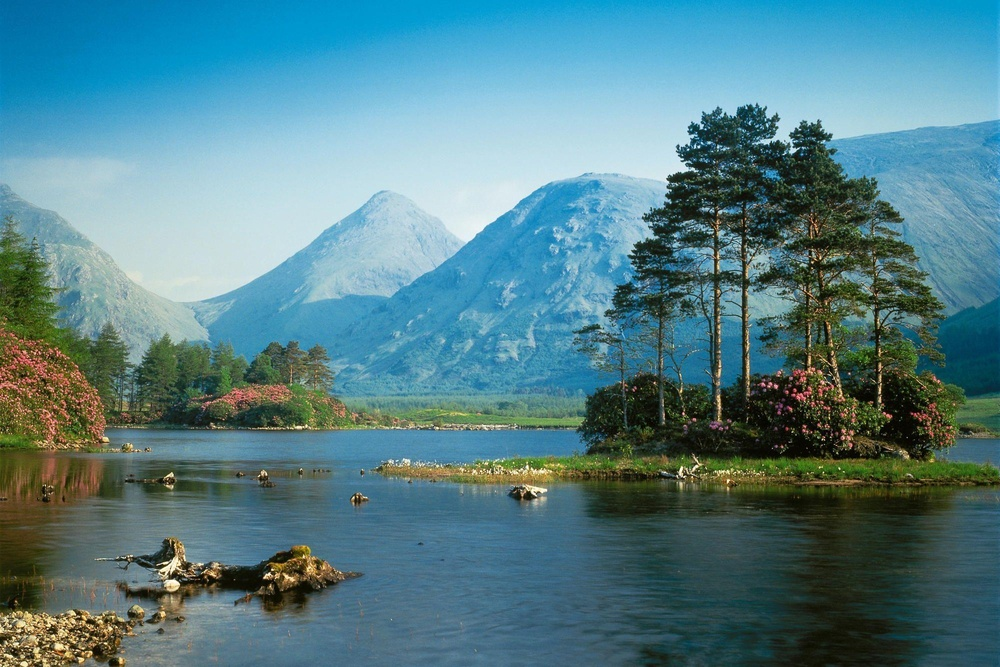
%> input picture SEMESTER -7/LAB/IT WORKSHOP SCILAB MATLAB LABORATORY INT-319/ALL MATLAB Codes /image1.jpg, 1000 x 667 px, shrunk from 1999 x 1333 before the run
$ octave k_means_clustering.m   (GNU Octave 9; MATLAB toolbox functions it lacks are replaced by stand-ins)
%> lines starting %> are read from the running program, lines starting %| are printed output that depends on the picture; in (x1, y1, x2, y2) boxes, pixels count from 0 and x2, y2 are one past the last pixel; in counts of white or black regions, pixels touching at a corner belong together; the program's own positions count from 1
%% Image Segmentation using Clustering
% Read image
[fname,fpath] = uigetfile({'*.jpg;*.png;*.jpeg'},'Select Image');
%> the answer given: image1.jpg
he = imread([fpath,fname]);
%> he is the input picture: size 667x1000x3 uint8; mean R, G, B 84.2, 127.3, 135.7

% RGB Clustering
L = imsegkmeans(he,3);
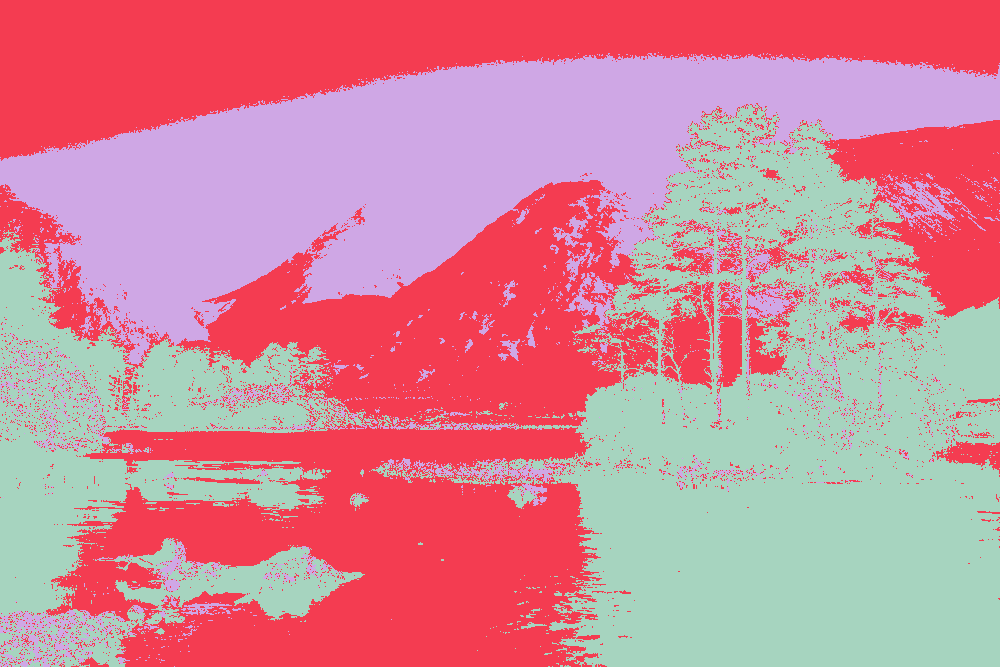
%> L: size 667x1000 uint8; 3 distinct labels, from 1 to 3; one colour per label, 0 black
rgb_result = labeloverlay(he,L);
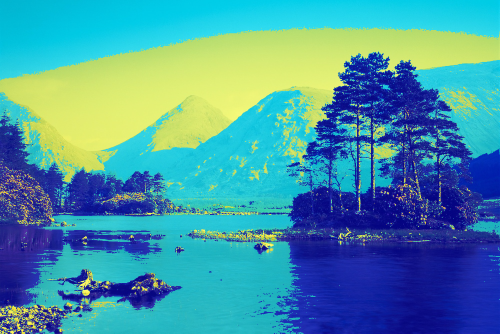
%> rgb_result: size 667x1000x3 uint8 (shown at 1/2 size); mean R, G, B 71.6, 147.3, 166.3

% L*a*b* Clustering
lab_he = rgb2lab(he);
%> lab_he: size 667x1000x3 double; mean of channels 1, 2, 3 50.2, -9.6, -7.9
ab = im2single(lab_he(:,:,2:3));
pixel_labels = imsegkmeans(ab,3);
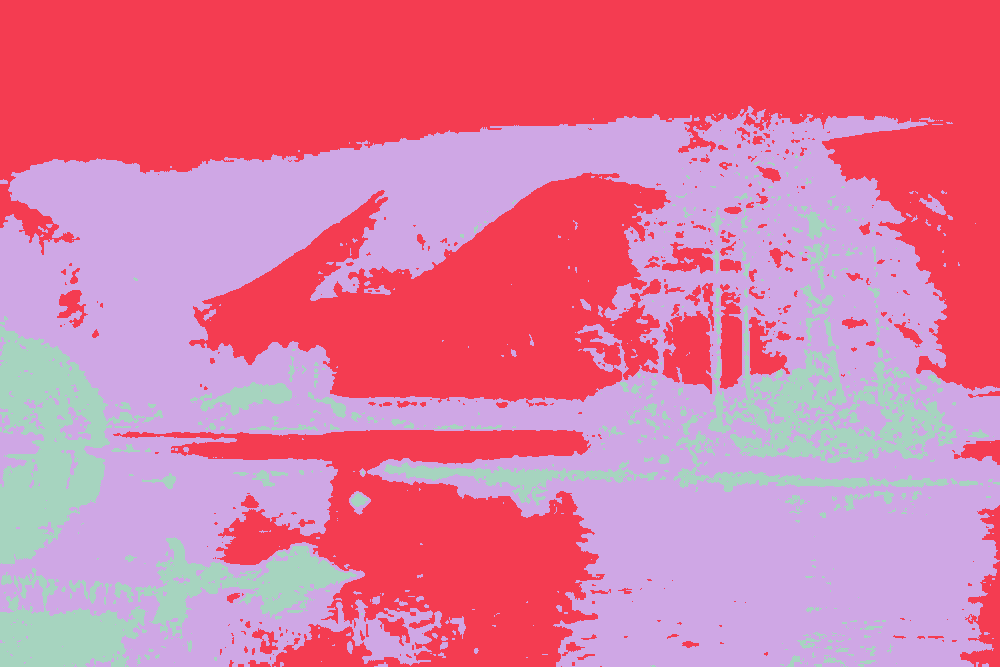
%> pixel_labels: size 667x1000 uint8; 3 distinct labels, from 1 to 3; one colour per label, 0 black
lab_result = labeloverlay(he,pixel_labels);
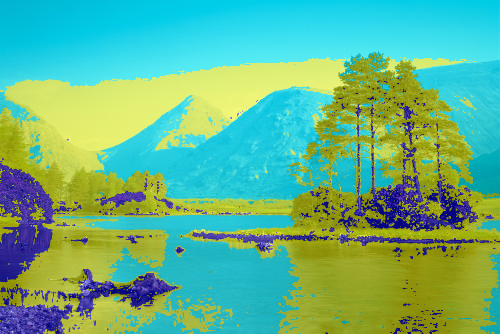
%> lab_result: size 667x1000x3 uint8 (shown at 1/2 size); mean R, G, B 101, 179.8, 136.9

% Individual Clusters
mask1 = pixel_labels == 1;
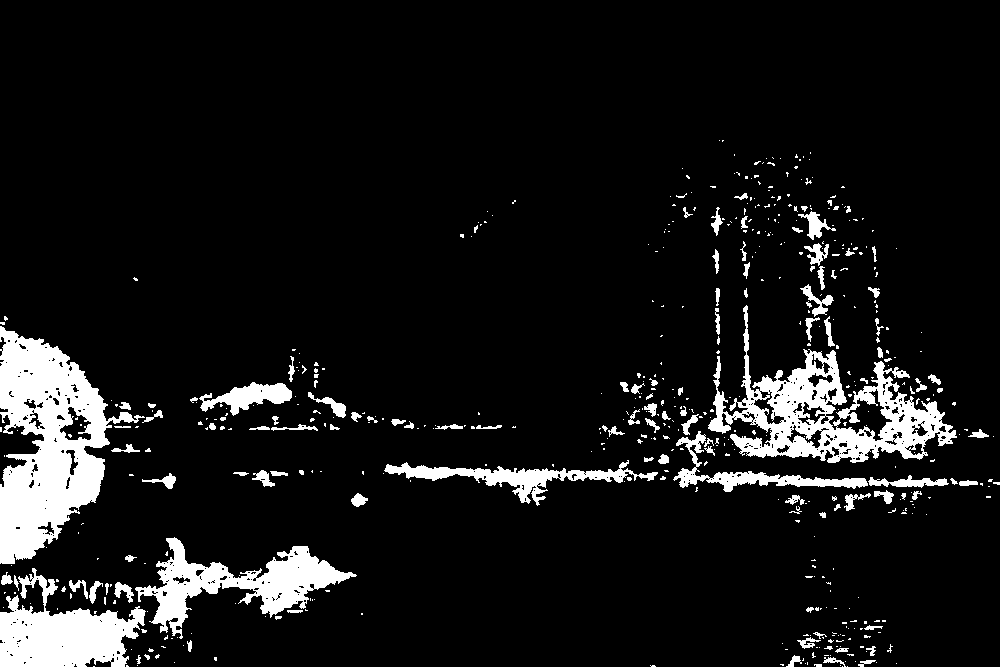
%> mask1: size 667x1000 logical; 9.1% white; 540 white regions (420 under 20 px), largest, box (x1, y1, x2, y2) and area: (0, 326, 145, 564) 16304, (708, 305, 957, 463) 12283, (0, 568, 146, 667) 7627
mask2 = pixel_labels == 2;
%> mask2: size 667x1000 logical; 44.9% white; 294 white regions (209 under 20 px), largest, box (x1, y1, x2, y2) and area: (0, 0, 1000, 391) 164519, (189, 172, 671, 407) 63031, (113, 430, 605, 667) 54724
mask3 = pixel_labels == 3;
%> mask3: size 667x1000 logical; 46% white; 471 white regions (405 under 20 px), largest, box (x1, y1, x2, y2) and area: (0, 106, 1000, 667) 299818, (0, 414, 44, 487) 1273, (60, 407, 91, 440) 486
cluster1 = he.*uint8(mask1);
cluster2 = he.*uint8(mask2);
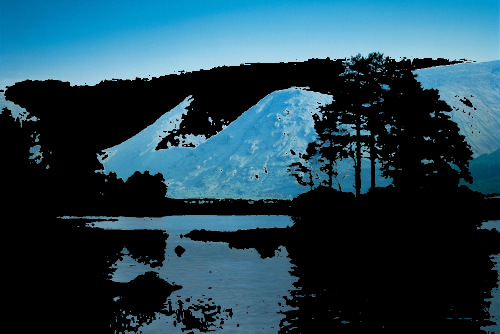
%> cluster2: size 667x1000x3 uint8 (shown at 1/2 size); mean R, G, B 33.7, 67.9, 82.4
cluster3 = he.*uint8(mask3);

% Blue Nuclei Segmentation
L_blue = rescale(lab_he(:,:,1).*double(mask3));
nuclei_mask = imbinarize(L_blue);
%> nuclei_mask: size 667x1000 logical; 26.7% white; 2384 white regions (2211 under 20 px), largest, box (x1, y1, x2, y2) and area: (0, 114, 700, 412) 80692, (44, 341, 589, 667) 48224, (704, 393, 1000, 481) 5764
blue_nuclei = he.*uint8(nuclei_mask);
%> blue_nuclei: size 667x1000x3 uint8; mean of channels 1, 2, 3 34.6, 41.5, 40.4

% Cleaned Nuclei
se = strel('disk',2);
clean_mask = imfill(imclose(imopen(nuclei_mask,se),se),'holes');
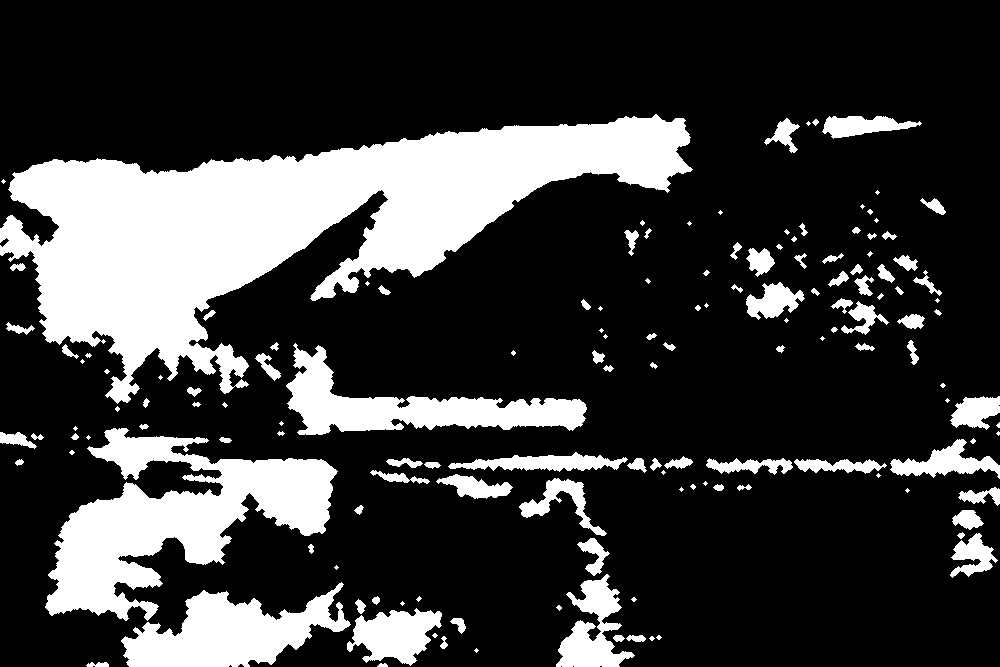
%> clean_mask: size 667x1000 logical; 23% white; 147 white regions (46 under 20 px), largest, box (x1, y1, x2, y2) and area: (0, 114, 693, 404) 79018, (45, 428, 338, 621) 24583, (121, 582, 351, 667) 10231
cleaned_nuclei = he.*uint8(clean_mask);
%> cleaned_nuclei: size 667x1000x3 uint8; mean of channels 1, 2, 3 31.4, 37.5, 37

% Plot all results
figure;
subplot(2,4,1); imshow(he); title('Original');
subplot(2,4,2); imshow(rgb_result); title('RGB Clustering');
subplot(2,4,3); imshow(lab_result); title('L*a*b* Clustering');
subplot(2,4,4); imshow(cluster1); title('Cluster 1');
subplot(2,4,5); imshow(cluster2); title('Cluster 2');
subplot(2,4,6); imshow(cluster3); title('Cluster 3');
subplot(2,4,7); imshow(blue_nuclei); title('Blue Nuclei');
subplot(2,4,8); imshow(cleaned_nuclei); title('Cleaned Nuclei');

$ run again, on SEMESTER -7/LAB/IT WORKSHOP SCILAB MATLAB LABORATORY INT-319/ALL MATLAB Codes /image5.jpg
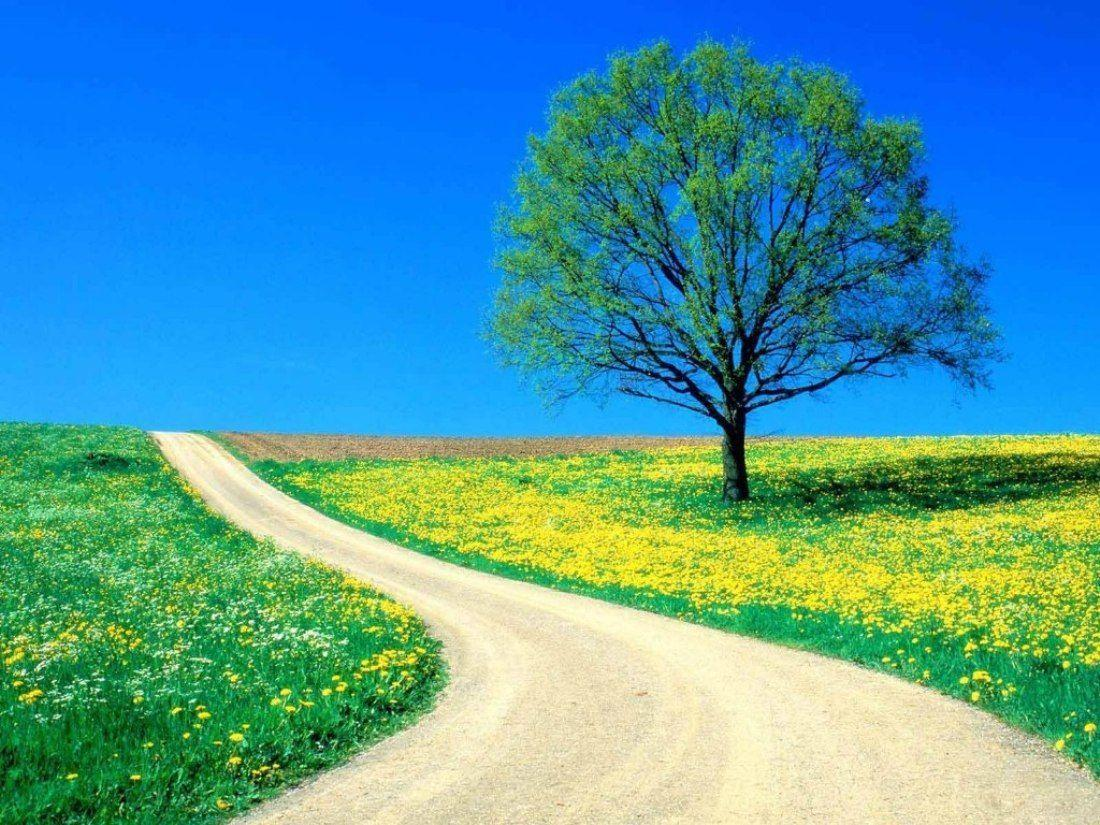
%> input picture SEMESTER -7/LAB/IT WORKSHOP SCILAB MATLAB LABORATORY INT-319/ALL MATLAB Codes /image5.jpg, 1100 x 825 px
%> he is the input picture: size 825x1100x3 uint8; mean R, G, B 78.7, 154.2, 164.4
%> L: size 825x1100 uint8; 3 distinct labels, from 1 to 3
%> lab_he: size 825x1100x3 double; mean of channels 1, 2, 3 61.2, -7.9, -10.8
%> pixel_labels: size 825x1100 uint8; 3 distinct labels, from 1 to 3
%> `mask1 = pixel_labels == 1;`:
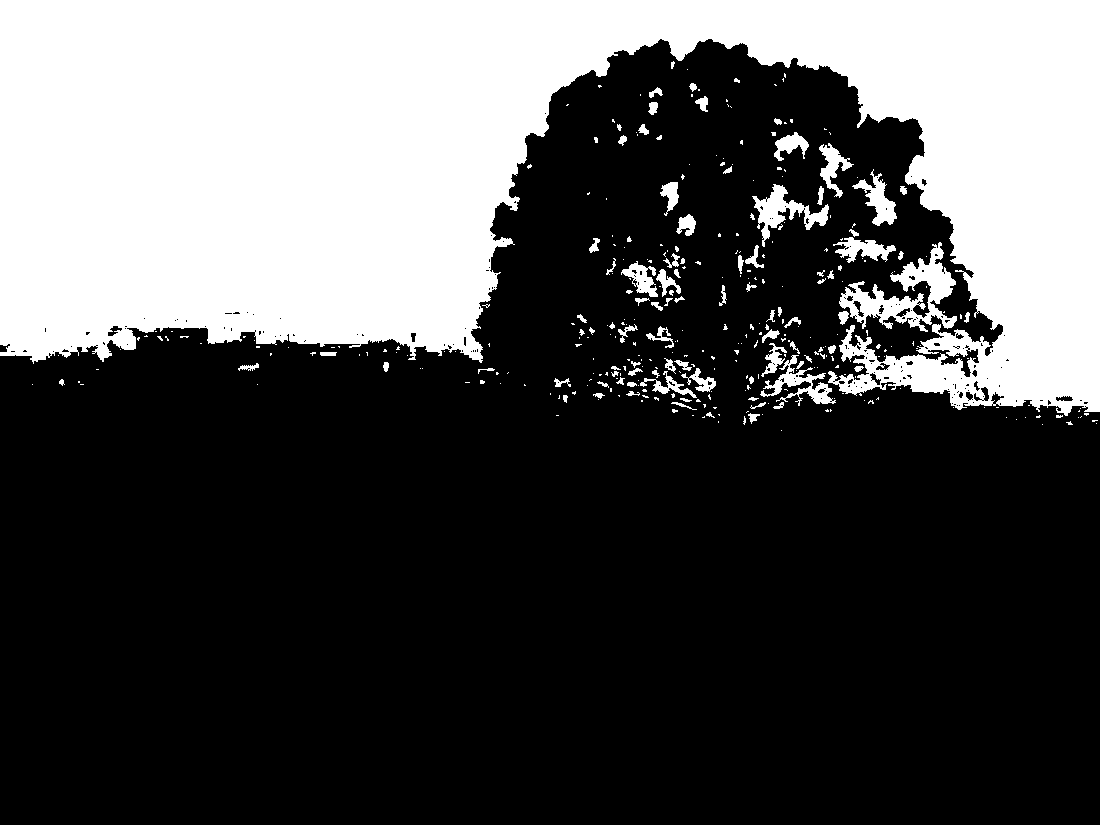
%> mask1: size 825x1100 logical; 32.1% white; 354 white regions (259 under 20 px), largest, box (x1, y1, x2, y2) and area: (0, 0, 1100, 416) 273762, (839, 242, 957, 332) 3822, (752, 184, 829, 247) 1533
%> mask2: size 825x1100 logical; 34% white; 340 white regions (282 under 20 px), largest, box (x1, y1, x2, y2) and area: (0, 39, 1100, 825) 303879, (862, 481, 915, 494) 308, (988, 472, 1040, 488) 288
%> mask3: size 825x1100 logical; 34% white; 158 white regions (101 under 20 px), largest, box (x1, y1, x2, y2) and area: (192, 430, 1100, 781) 146228, (0, 422, 451, 825) 127360, (498, 43, 774, 312) 21174
%> nuclei_mask: size 825x1100 logical; 32.6% white; 273 white regions (216 under 20 px), largest, box (x1, y1, x2, y2) and area: (192, 430, 1100, 781) 141444, (0, 422, 451, 825) 121318, (498, 43, 774, 312) 20442
%> blue_nuclei: size 825x1100x3 uint8; mean of channels 1, 2, 3 31.8, 54.2, 23.1
%> `clean_mask = imfill(imclose(imopen(nuclei_mask,se),se),'holes');`:
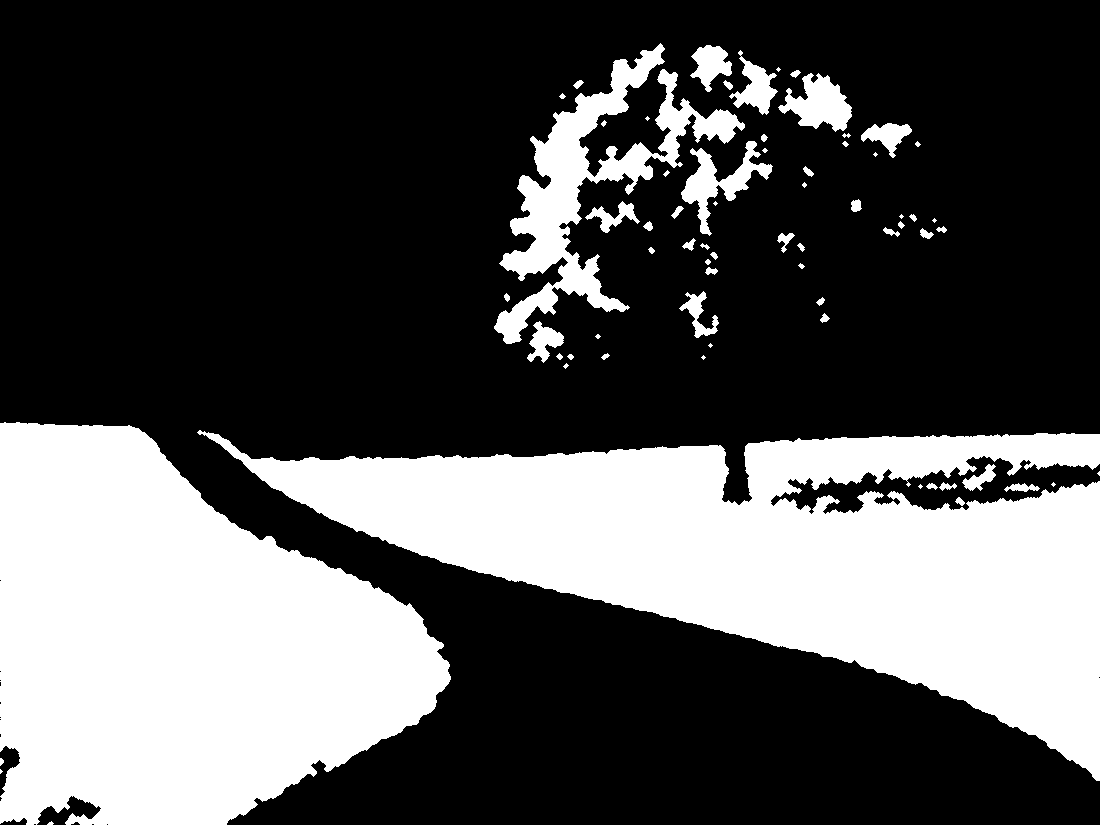
%> clean_mask: size 825x1100 logical; 32.7% white; 68 white regions (17 under 20 px), largest, box (x1, y1, x2, y2) and area: (197, 430, 1100, 781) 139018, (0, 422, 451, 825) 126526, (494, 43, 745, 344) 17970
%> cleaned_nuclei: size 825x1100x3 uint8; mean of channels 1, 2, 3 31.6, 54, 22.7
